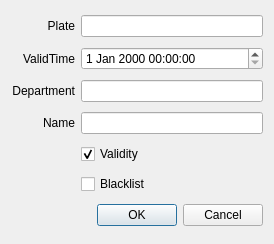
<?xml version="1.0" encoding="UTF-8"?>
<ui version="4.0">
 <class>AddDialog</class>
 <widget class="QDialog" name="AddDialog">
  <property name="geometry">
   <rect>
    <x>0</x>
    <y>0</y>
    <width>274</width>
    <height>244</height>
   </rect>
  </property>
  <property name="windowTitle">
   <string>Dialog</string>
  </property>
  <layout class="QGridLayout" name="gridLayout">
   <item row="0" column="1">
    <widget class="QLineEdit" name="lineEdit"/>
   </item>
   <item row="4" column="1">
    <widget class="QCheckBox" name="checkBox_2">
     <property name="text">
      <string>Validity</string>
     </property>
     <property name="checked">
      <bool>true</bool>
     </property>
    </widget>
   </item>
   <item row="5" column="1">
    <widget class="QCheckBox" name="checkBox">
     <property name="text">
      <string>Blacklist</string>
     </property>
    </widget>
   </item>
   <item row="2" column="0">
    <widget class="QLabel" name="label_3">
     <property name="text">
      <string>Department</string>
     </property>
     <property name="alignment">
      <set>Qt::AlignRight|Qt::AlignTrailing|Qt::AlignVCenter</set>
     </property>
    </widget>
   </item>
   <item row="1" column="0">
    <widget class="QLabel" name="label_2">
     <property name="text">
      <string>ValidTime</string>
     </property>
     <property name="alignment">
      <set>Qt::AlignRight|Qt::AlignTrailing|Qt::AlignVCenter</set>
     </property>
    </widget>
   </item>
   <item row="6" column="0" colspan="2">
    <widget class="QDialogButtonBox" name="buttonBox">
     <property name="orientation">
      <enum>Qt::Horizontal</enum>
     </property>
     <property name="standardButtons">
      <set>QDialogButtonBox::Cancel|QDialogButtonBox::Ok</set>
     </property>
    </widget>
   </item>
   <item row="1" column="1">
    <widget class="QDateTimeEdit" name="dateTimeEdit"/>
   </item>
   <item row="5" column="0">
    <widget class="QLabel" name="label_4">
     <property name="text">
      <string/>
     </property>
    </widget>
   </item>
   <item row="2" column="1">
    <widget class="QLineEdit" name="lineEdit_2"/>
   </item>
   <item row="0" column="0">
    <widget class="QLabel" name="label">
     <property name="text">
      <string>Plate</string>
     </property>
     <property name="alignment">
      <set>Qt::AlignRight|Qt::AlignTrailing|Qt::AlignVCenter</set>
     </property>
    </widget>
   </item>
   <item row="3" column="0">
    <widget class="QLabel" name="label_5">
     <property name="text">
      <string>Name</string>
     </property>
     <property name="alignment">
      <set>Qt::AlignRight|Qt::AlignTrailing|Qt::AlignVCenter</set>
     </property>
    </widget>
   </item>
   <item row="3" column="1">
    <widget class="QLineEdit" name="lineEdit_3"/>
   </item>
  </layout>
 </widget>
 <resources/>
 <connections>
  <connection>
   <sender>buttonBox</sender>
   <signal>accepted()</signal>
   <receiver>AddDialog</receiver>
   <slot>accept()</slot>
   <hints>
    <hint type="sourcelabel">
     <x>248</x>
     <y>254</y>
    </hint>
    <hint type="destinationlabel">
     <x>157</x>
     <y>274</y>
    </hint>
   </hints>
  </connection>
  <connection>
   <sender>buttonBox</sender>
   <signal>rejected()</signal>
   <receiver>AddDialog</receiver>
   <slot>reject()</slot>
   <hints>
    <hint type="sourcelabel">
     <x>316</x>
     <y>260</y>
    </hint>
    <hint type="destinationlabel">
     <x>286</x>
     <y>274</y>
    </hint>
   </hints>
  </connection>
 </connections>
</ui>
